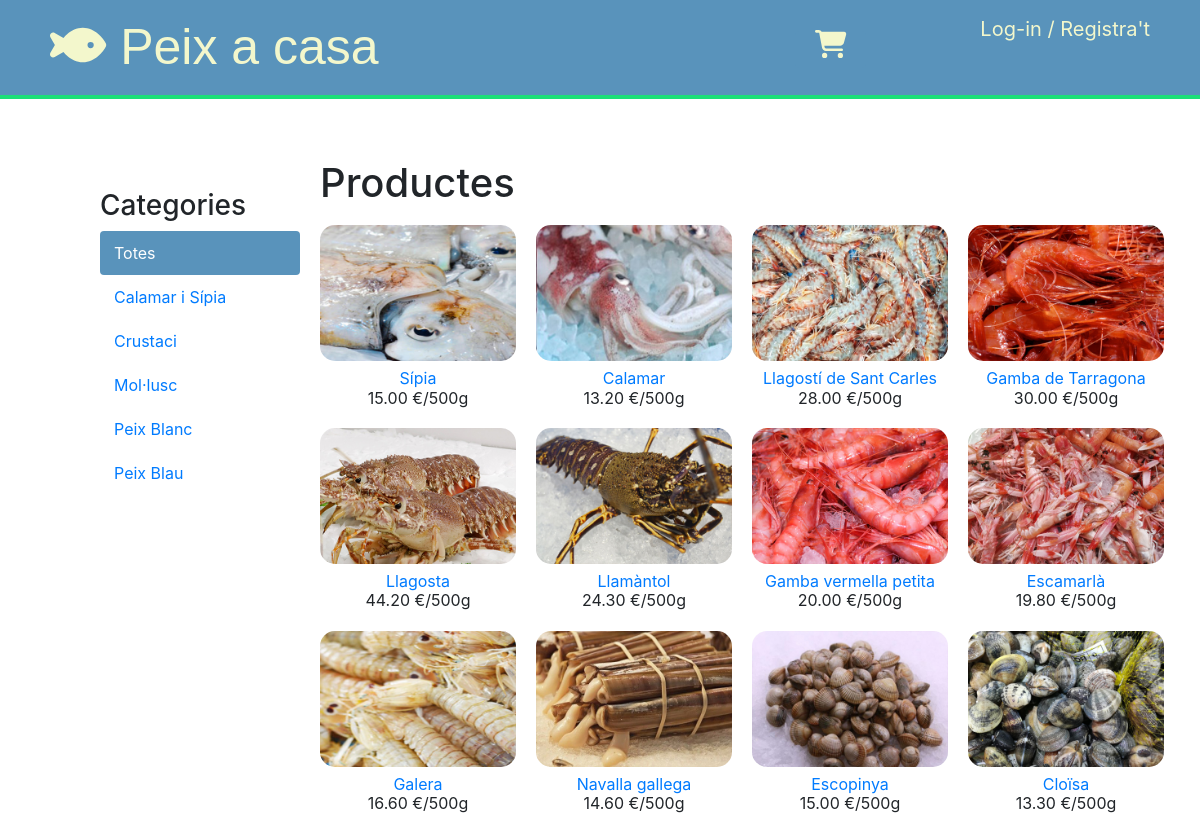
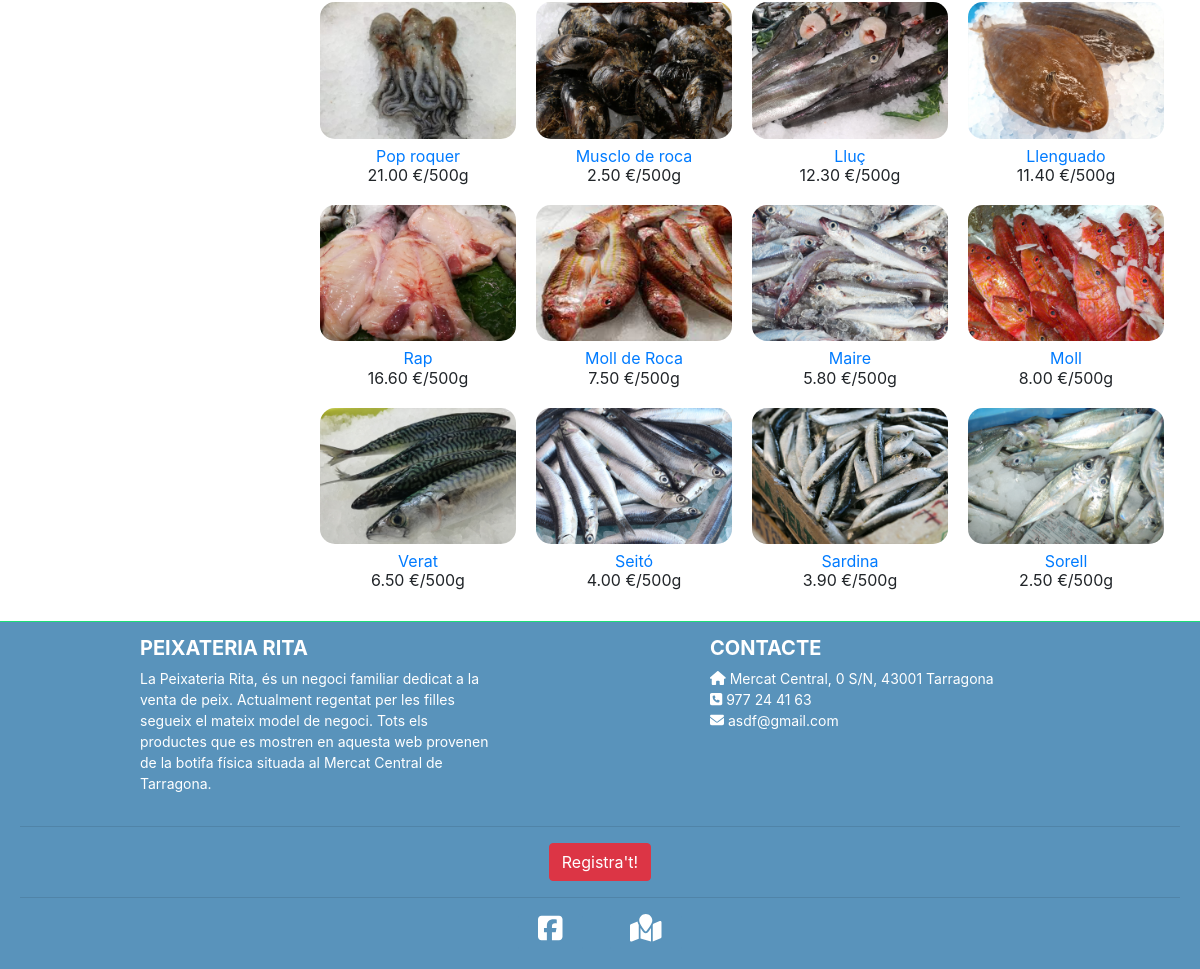
The page / on the database its author committed (2 pictures, top to bottom).
### shop/models.py (models this page shows, shortened)
class Category(models.Model):
    name = models.CharField(max_length=200, db_index=True)
    slug = models.SlugField(max_length=200, db_index=True, unique=True)
    class Meta:
        ordering = ('name',)
        verbose_name = 'category'
        verbose_name_plural = 'categories'
    def get_absolute_url(self):
        return reverse('shop:product_list_by_category', args=[self.slug])

class Product(models.Model):
    category = models.ForeignKey(Category, related_name='products')
    name = models.CharField(max_length=200, db_index=True)
    slug = models.SlugField(max_length=200, db_index=True)
    image = models.ImageField(upload_to='products/%Y/%m/%d', blank=True)
    price = models.DecimalField(max_digits=10, decimal_places=2)
    stock = models.PositiveIntegerField()
    available = models.BooleanField(default=True)
    created = models.DateTimeField(auto_now_add=True)
    updated = models.DateTimeField(auto_now=True)
    class Meta:
        ordering = ('-created',)
        index_together = (('id', 'slug'),)
    def get_absolute_url(self):
        return reverse('shop:product_detail', args=[self.id, self.slug])

### shop/views.py (the view)
# urls.py: url(r'^$', views.product_list, name='product_list'),
def product_list(request, category_slug=None):
    category = None
    categories = Category.objects.all()
    products = Product.objects.filter(available=True)
    if category_slug:
        category = get_object_or_404(Category, slug=category_slug)
        products = products.filter(category=category)
    return render(request, 'shop/product/list.html', {'category': category, 'categories': categories, 'products': products})

### cart/context_processors.py (called while the page is built)
def cart(request):
    return {'cart': Cart(request) }

### shop/templates/shop/product/list.html
{% extends "shop/shop.html" %}
{% load static %}
{% block content %}
    <div id="sidebar">
        <h3>Categories</h3>
        <ul>
            <li {% if not category %}class="selected"{% endif %}>
                <a href="{% url "shop:product_list" %}">Totes</a>
            </li>
        {% for c in categories %}
            <li {% if category.slug == c.slug %}class="selected"{% endif %}>
                <a href="{{ c.get_absolute_url }}">{{ c.name }}</a>
            </li>
        {% endfor %}
        </ul>
    </div>
    <div id="main" class="product-list">
        <h1>{% if category %}{{ category.name }}{% else %}Productes{% endif %}</h1>
        {% for product in products %}
            <div class="item">
                <a href="{{ product.get_absolute_url }}">
                    <img src="{% if product.image %}{{ product.image.url }}{% else %}{% static "img/no_image.png" %}{% endif %}">
                </a>
                <a href="{{ product.get_absolute_url }}">{{ product.name }}</a><br>
                {{ product.price }} €/500g
            </div>
        {% endfor %}
    </div>
{% endblock %}

### shop/static/css/shop.css (style rules this page uses)
body { margin:0; padding:0; font-family:helvetica, sans-serif; }
h1, h2, h3, h4, h5 , h6 { font-family: 'Ubuntu', sans-serif; font-weight:normal; }
a { text-decoration:none; color:#5993bb; }
#sidebar { width:220px; padding:30px 20px 0 0; float:left; }
#sidebar ul { margin:0; padding:0; }
#sidebar ul li { margin:0; list-style:none; padding:10px 14px; }
#sidebar ul li a { display:block; }
#sidebar ul li.selected { background:#5993bb; border-radius:4px; }
#sidebar ul li.selected a { color:#fff; }
#main { float:left; width: 96%; margin-right:-220px; overflow:hidden; }
.product-list .item { overflow-x: auto; width:25%; padding:10px 20px 10px 0; float:left; text-align:center; line-height:1.2; }
.product-list .item img { width:100%; margin-bottom:8px; max-width: 400px; border-radius: 15px; }

### rows shown on the page
Category: name "Calamar i Sípia"
Category: name "Crustaci"
Category: name "Mol·lusc"
Category: name "Peix Blanc"
Category: name "Peix Blau"
Product: image (picture), name "Sípia", price "15.00"
Product: image (picture), name "Calamar", price "13.20"
Product: image (picture), name "Llagostí de Sant Carles", price "28.00"
Product: image (picture), name "Gamba de Tarragona", price "30.00"
Product: image (picture), name "Llagosta", price "44.20"
Product: image (picture), name "Llamàntol", price "24.30"
Product: image (picture), name "Gamba vermella petita", price "20.00"
Product: image (picture), name "Escamarlà", price "19.80"
Product: image (picture), name "Galera", price "16.60"
Product: image (picture), name "Navalla gallega", price "14.60"
Product: image (picture), name "Escopinya", price "15.00"
Product: image (picture), name "Cloïsa", price "13.30"
Product: image (picture), name "Pop roquer", price "21.00"
Product: image (picture), name "Musclo de roca", price "2.50"
Product: image (picture), name "Lluç", price "12.30"
Product: image (picture), name "Llenguado", price "11.40"
Product: image (picture), name "Rap", price "16.60"
Product: image (picture), name "Moll de Roca", price "7.50"
Product: image (picture), name "Maire", price "5.80"
Product: image (picture), name "Moll", price "8.00"
Product: image (picture), name "Verat", price "6.50"
Product: image (picture), name "Seitó", price "4.00"
Product: image (picture), name "Sardina", price "3.90"
Product: image (picture), name "Sorell", price "2.50"
